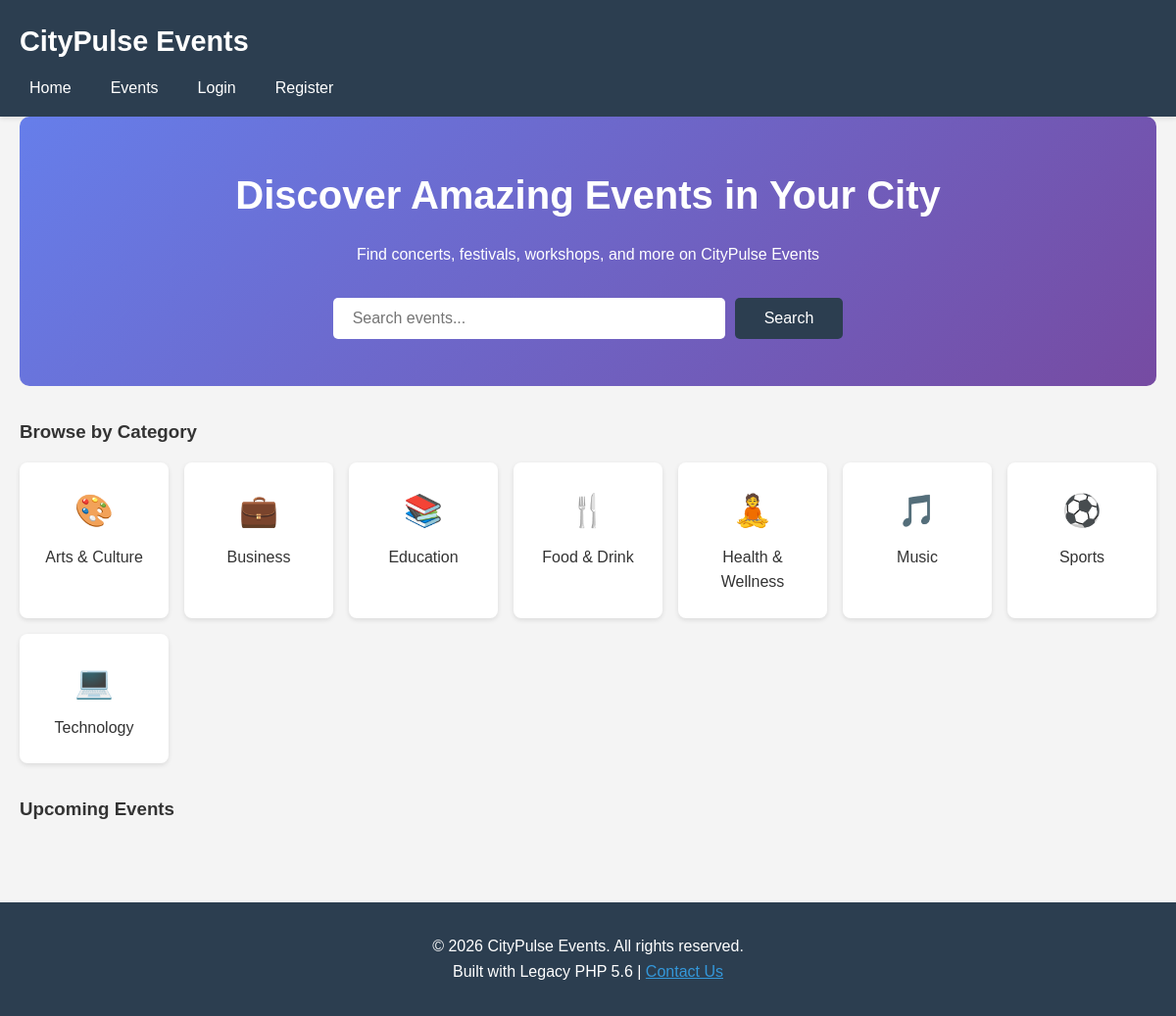
The page / on the database its author committed.
### tables this page shows
CREATE TABLE categories (
    id INT AUTO_INCREMENT PRIMARY KEY,
    name VARCHAR(50) NOT NULL,
    slug VARCHAR(50) UNIQUE NOT NULL,
    icon VARCHAR(10)
);

### includes/auth.php (called while the page is built, shortened)
<?php
function is_logged_in() {
    return isset($_SESSION['user_id']) && $_SESSION['user_id'] > 0;
}
?>

### includes/functions.php (called while the page is built, shortened)
<?php
function get_all_categories() {
    $sql = "SELECT * FROM categories ORDER BY name";
    $result = query($sql);
    return fetch_all($result);
}
?>

### includes/db.php (called while the page is built, shortened)
<?php
$db = mysqli_connect(DB_HOST, DB_USER, DB_PASS, DB_NAME);
function query($sql) {
    global $db;
    $result = mysqli_query($db, $sql);
    return $result;
}
function fetch_all($result) {
    $rows = array();
    while ($row = mysqli_fetch_assoc($result)) {
        $rows[] = $row;
    }
    return $rows;
}
?>

### index.php (the view, shortened to what this page needs)
<?php
require_once 'includes/db.php';
require_once 'includes/auth.php';
require_once 'includes/functions.php';
$categories = get_all_categories();
include 'includes/header.php';
?>
<div class="hero">
    <h2>Discover Amazing Events in Your City</h2>
    <p>Find concerts, festivals, workshops, and more on CityPulse Events</p>
    <form action="events/search.php" method="GET" class="search-form">
        <input type="text" name="q" placeholder="Search events..." required>
        <button type="submit">Search</button>
    </form>
</div>
<section class="categories">
    <h3>Browse by Category</h3>
    <div class="category-grid">
        <?php foreach ($categories as $category): ?>
            <a href="events/list.php?category=<?php echo $category['id']; ?>" class="category-card">
                <span class="icon"><?php echo $category['icon']; ?></span>
                <span class="name"><?php echo $category['name']; ?></span>
            </a>
        <?php endforeach; ?>
    </div>
</section>
<section class="upcoming-events">
    <h3>Upcoming Events</h3>
</section>
<?php include 'includes/footer.php'; ?>

### includes/header.php (shortened to what this page needs)
<!DOCTYPE html>
<html lang="en">
<head>
    <link rel="stylesheet" href="<?php echo SITE_URL; ?>/css/style.css">
</head>
<body>
    <header>
        <div class="container">
            <h1><a href="<?php echo SITE_URL; ?>"><?php echo SITE_NAME; ?></a></h1>
            <nav>
                <ul>
                    <li><a href="<?php echo SITE_URL; ?>">Home</a></li>
                    <li><a href="<?php echo SITE_URL; ?>/events/list.php">Events</a></li>
                    <?php if (is_logged_in()): ?>
                        <li><a href="<?php echo SITE_URL; ?>/tickets/my-tickets.php">My Tickets</a></li>
                        <?php if (is_organizer()): ?>
                            <li><a href="<?php echo SITE_URL; ?>/organizers/dashboard.php">Organizer Dashboard</a></li>
                        <?php endif; ?>
                        <?php if (is_admin()): ?>
                            <li><a href="<?php echo SITE_URL; ?>/admin/events.php">Admin</a></li>
                        <?php endif; ?>
                        <li><a href="<?php echo SITE_URL; ?>/includes/logout.php">Logout (<?php echo $_SESSION['username']; ?>)</a></li>
                    <?php else: ?>
                        <li><a href="<?php echo SITE_URL; ?>/admin/login.php">Login</a></li>
                        <li><a href="<?php echo SITE_URL; ?>/register.php">Register</a></li>
                    <?php endif; ?>
                </ul>
            </nav>
        </div>
    </header>
    <main class="container">

### includes/footer.php (shortened to what this page needs)
    </main>
    <footer>
        <div class="container">
            <p>&copy; <?php echo date('Y'); ?> <?php echo SITE_NAME; ?>. All rights reserved.</p>
            <p>Built with Legacy PHP 5.6 | <a href="mailto:support@citypulse.com">Contact Us</a></p>
        </div>
    </footer>
</body>
</html>

### css/style.css (style rules this page uses)
* { margin: 0; padding: 0; box-sizing: border-box; }
body { font-family: Arial, sans-serif; line-height: 1.6; color: #333; background-color: #f4f4f4; }
.container { max-width: 1200px; margin: 0 auto; padding: 0 20px; }
header { background-color: #2c3e50; color: white; padding: 1rem 0; box-shadow: 0 2px 5px rgba(0,0,0,0.1); }
header h1 a { color: white; text-decoration: none; font-size: 1.8rem; }
header nav ul { list-style: none; display: flex; gap: 20px; margin-top: 10px; }
header nav a { color: white; text-decoration: none; padding: 5px 10px; border-radius: 3px; transition: background 0.3s; }
main { padding: 2rem 0; min-height: calc(100vh - 200px); }
.hero { background: linear-gradient(135deg, #667eea 0%, #764ba2 100%); color: white; padding: 3rem 2rem; text-align: center; border-radius: 10px; margin-bottom: 2rem; }
.hero h2 { font-size: 2.5rem; margin-bottom: 1rem; }
.search-form { display: flex; justify-content: center; gap: 10px; margin-top: 2rem; }
.search-form input { padding: 12px 20px; width: 400px; border: none; border-radius: 5px; font-size: 1rem; }
.search-form button { padding: 12px 30px; background-color: #2c3e50; color: white; border: none; border-radius: 5px; cursor: pointer; font-size: 1rem; }
.categories { margin: 2rem 0; }
.category-grid { display: grid; grid-template-columns: repeat(auto-fill, minmax(150px, 1fr)); gap: 1rem; margin-top: 1rem; }
.category-card { background: white; padding: 1.5rem; text-align: center; border-radius: 8px; text-decoration: none; color: #333; box-shadow: 0 2px 5px rgba(0,0,0,0.1); transition: transform 0.3s; }
.category-card .icon { font-size: 2rem; display: block; margin-bottom: 0.5rem; }
footer { background-color: #2c3e50; color: white; text-align: center; padding: 2rem 0; margin-top: 3rem; }
footer a { color: #3498db; }

### rows shown on the page
categories: icon "🎨", name "Arts & Culture"
categories: icon "💼", name "Business"
categories: icon "📚", name "Education"
categories: icon "🍴", name "Food & Drink"
categories: icon "🧘", name "Health & Wellness"
categories: icon "🎵", name "Music"
categories: icon "⚽", name "Sports"
categories: icon "💻", name "Technology"

### other values the page prints
SITE_NAME "CityPulse Events"
